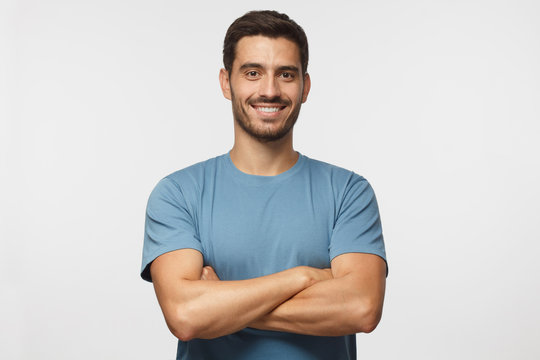
#> input picture images/man3.jpg, 540 x 360 px
$ python CW_lesson_4.py
#> lines starting #> are read from the running program, lines starting #| are printed output that depends on the picture; after the words box and inside, x2 and y2 are one past the last pixel; in counts of white or black regions, pixels touching at a corner belong together
import cv2
import numpy as np

img = cv2.imread("images/man3.jpg")
#> img is the input picture: shape (360, 540, 3); mean B, G, R 204, 205.1, 207.1

scale = 1
img = cv2.resize(img, (img.shape[1]// scale, img.shape[0] // scale))
print(img.shape)
#| (360, 540, 3)

img_copy = img.copy()
img_copy_color = img.copy()
img_copy = cv2.cvtColor(img_copy, cv2.COLOR_BGR2GRAY)
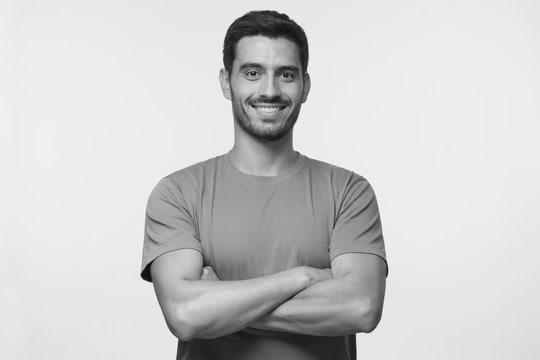
#> img_copy: shape (360, 540); min 4, max 254, mean 205.6
img_copy = cv2.GaussianBlur(img_copy, (5, 5), 4)
img_copy = cv2.equalizeHist(img_copy)#підсилення контрату
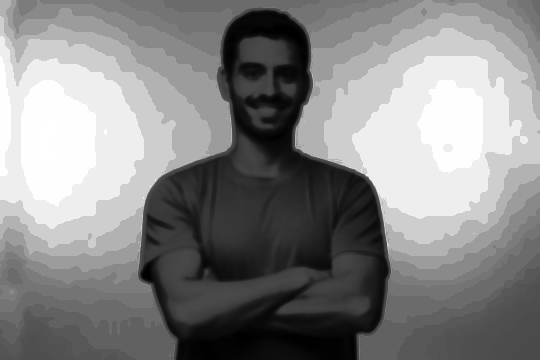
#> img_copy: shape (360, 540); min 0, max 255, mean 134.3
img_copy = cv2.Canny(img_copy, 100, 150)
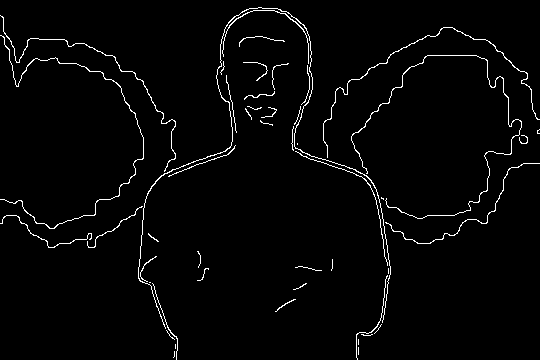
#> img_copy: shape (360, 540); 2.4% white in thin lines or dots

contours, hierarchy = cv2.findContours(img_copy, cv2.RETR_EXTERNAL, cv2.CHAIN_APPROX_SIMPLE)#external -крайні та зовнішні контури(останні) CHAIN_APPROX_SIMPLE - точки по яким ми можемо визначитьи контури елементу
#> contours = 47 contours, 40 with area under 20; largest, box (x1, y1, x2, y2) and area: (138, 7, 391, 329) 100, (0, 35, 144, 229) 71, (323, 27, 540, 158) 68, (351, 55, 522, 219) 66, (0, 15, 176, 172) 56, (385, 163, 540, 244) 35, (222, 10, 309, 64) 33

#малювання контурів прямокутнику та тексту
for cnt in contours:
    area = cv2.contourArea(cnt)
    if area > 100: #фільтр шуму
        x, y, w, h = cv2.boundingRect(cnt)
        cv2.drawContours(img_copy_color, [cnt], -1, (0, 255, 0), 2)
        cv2.rectangle(img_copy_color, (x, y), (x + w, y + h), ( 0, 255, 0), 2)
        text_y  = y - 5 if y -5 >10 else y + 15
        text = f'x:{x}, y:{y}, S:{int(area)}'
        cv2.putText(img_copy_color, text, (x, text_y), cv2.FONT_HERSHEY_SIMPLEX, 0.5, (0, 0, 255), 1)
#> this loop made 47 passes
#> (area, x, y, w, h, text_y, text) on pass 47: (100.5, 138, 7, 253, 322, 22, 'x:138, y:7, S:100')
#> area on passes 23, 41, 43, 44, 45, 46: 35, 65.5, 71, 68.5, 55.5, 33
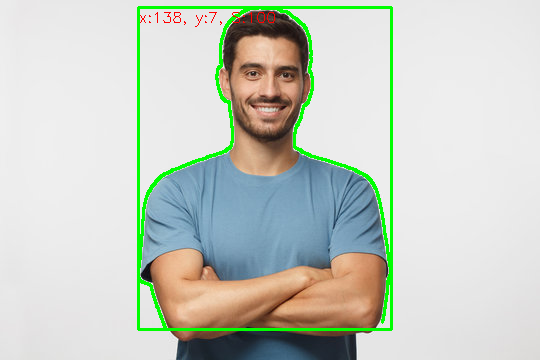
#> img_copy_color: shape (360, 540, 3); 3.28% of pixels changed, all inside (x1, y1, x2, y2) = (137, 6, 393, 331)

# cv2.imshow("men", img)
# cv2.imshow("men_copy", img_copy)
cv2.imshow("men_copy_color", img_copy_color)
cv2.waitKey(0)
cv2.destroyAllWindows()
